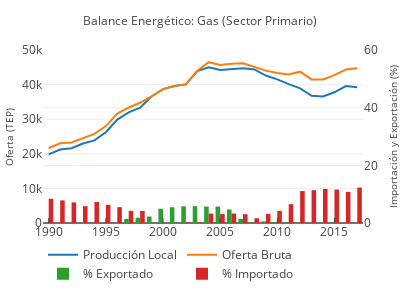

Notebook code for this chart:
### Code cell
produccion_local_gas = go.Scatter(
    x=df_primaria.query('producto == "Gas Natural de Pozo"').anio,
    y=df_primaria.query('producto == "Gas Natural de Pozo"').produccion_local,
    name='Producción Local'
)

oferta_bruta_gas = go.Scatter(
    x=df_primaria.query('producto == "Gas Natural de Pozo"').anio,
    y=df_primaria.query('producto == "Gas Natural de Pozo"').oferta_bruta,
    name='Oferta Bruta'
)

importado_gas = go.Bar(
    x=df_primaria.query('producto == "Gas Natural de Pozo"').anio,
    y=df_primaria.query('producto == "Gas Natural de Pozo"').importado_pcnt,
    yaxis='y2',
    name='% Importado'
)

exportado_gas = go.Bar(
    x=df_primaria.query('producto == "Gas Natural de Pozo"').anio,
    y=df_primaria.query('producto == "Gas Natural de Pozo"').exportado_pcnt,
    yaxis='y2',
    name='% Exportado'
)

data = [produccion_local_gas,oferta_bruta_gas, exportado_gas,importado_gas]

layout = go.Layout(
    title='Balance Energético: Gas (Sector Primario)',
    yaxis=dict(
        title='Oferta (TEP)',
        range=[0, 50000],
    ),
    yaxis2=dict(
        title='Importación y Exportación (%)',
        overlaying='y',
        side='right',
        range=[0, 60]
    ),
    xaxis=dict(
        tickmode='linear',
        ticks='inside',
        tick0=1990,
        dtick=5
    ),
    legend=dict(orientation="h")
)
fig = go.Figure(data=data, layout=layout)

# configurar para que se vea bien en celulares
fig['layout'].update(height=300, width=400)
fig['layout']['margin'].update(l=25, r=25, b=50, t=50, pad=0)
fig['layout']['yaxis'].update(automargin=True, titlefont=dict(size=10))
fig['layout']['yaxis2'].update(automargin=True, titlefont=dict(size=10))
fig['layout']['yaxis'].update(range=[0,50000])
fig['layout']['title'].update(font=dict(size=12))

# visualizar localmente
iplot(fig, filename='balance-energetico-gas-primario')

# publicar
#py.iplot(fig, filename='balance-energetico-gas-primario', sharing='public')

### Figure 1 — Plotly figure (JSON) as saved in the notebook; plotly's stock layout.template omitted (floating-point values rounded to 4 significant figures)
{"data": [{"name": "Producción Local", "type": "scatter", "uid": "0489f633-271c-4a0c-a7a1-d43d0b290694", "x": [2017, 2016, 2015, 2014, 2013, 2012, 2011, 2010, 2009, 2008, 2007, 2006, 2005, 2004, 2003, 2002, 2001, 2000, 1999, 1998, 1997, 1996, 1995, 1994, 1993, 1992, 1991, 1990], "y": [39200.0, 39560.0, 37790.0, 36570.0, 36780.0, 38900.0, 40130.0, 41500.0, 42630.0, 44390.0, 44730.0, 44530.0, 44210.0, 44970.0, 43930.0, 40060.0, 39590.0, 38690.0, 36580.0, 33310.0, 31970.0, 29870.0, 26250.0, 23880.0, 22990.0, 21590.0, 21250.0, 19850.0]}, {"name": "Oferta Bruta", "type": "scatter", "uid": "1a6afbfc-a7ff-4e16-a41b-fcf152cb2461", "x": [2017, 2016, 2015, 2014, 2013, 2012, 2011, 2010, 2009, 2008, 2007, 2006, 2005, 2004, 2003, 2002, 2001, 2000, 1999, 1998, 1997, 1996, 1995, 1994, 1993, 1992, 1991, 1990], "y": [44690.0, 44340.0, 42740.0, 41460.0, 41500.0, 43740.0, 42940.0, 43330.0, 44030.0, 45130.0, 46150.0, 46040.0, 45650.0, 46480.0, 44000.0, 40140.0, 39590.0, 38690.0, 36580.0, 34760.0, 33380.0, 31610.0, 28010.0, 25750.0, 24410.0, 23250.0, 23050.0, 21670.0]}, {"name": "% Exportado", "type": "bar", "uid": "63e3e8cc-5adf-429a-a904-66519ffa3eff", "x": [2017, 2016, 2015, 2014, 2013, 2012, 2011, 2010, 2009, 2008, 2007, 2006, 2005, 2004, 2003, 2002, 2001, 2000, 1999, 1998, 1997, 1996, 1995, 1994, 1993, 1992, 1991, 1990], "y": [0, 0, 0.001113, 0.01705, 0.04986, 0.08476, 0.1526, 0.3068, 0.5668, 0.2526, 1.439, 4.685, 5.703, 5.684, 5.83, 5.796, 5.465, 4.943, 2.235, 1.843, 1.431, 0.01091, 0, 0, 0, 0, 0, 0], "yaxis": "y2"}, {"name": "% Importado", "type": "bar", "uid": "532160c5-2ae3-427f-8d9a-44b7dd31e765", "x": [2017, 2016, 2015, 2014, 2013, 2012, 2011, 2010, 2009, 2008, 2007, 2006, 2005, 2004, 2003, 2002, 2001, 2000, 1999, 1998, 1997, 1996, 1995, 1994, 1993, 1992, 1991, 1990], "y": [12.29, 10.79, 11.6, 11.81, 11.38, 11.07, 6.541, 4.216, 3.193, 1.651, 3.061, 3.289, 3.158, 3.257, 0.1608, 0.2057, 0, 0, 0, 4.184, 4.236, 5.497, 6.297, 7.274, 5.828, 7.136, 7.841, 8.401], "yaxis": "y2"}], "layout": {"height": 300, "legend": {"orientation": "h"}, "margin": {"b": 50, "l": 25, "pad": 0, "r": 25, "t": 50}, "title": {"font": {"size": 12}, "text": "Balance Energético: Gas (Sector Primario)"}, "width": 400, "xaxis": {"dtick": 5, "tick0": 1990, "tickmode": "linear", "ticks": "inside"}, "yaxis": {"automargin": true, "range": [0, 50000], "title": {"font": {"size": 10}, "text": "Oferta (TEP)"}}, "yaxis2": {"automargin": true, "overlaying": "y", "range": [0, 60], "side": "right", "title": {"font": {"size": 10}, "text": "Importación y Exportación (%)"}}}}
